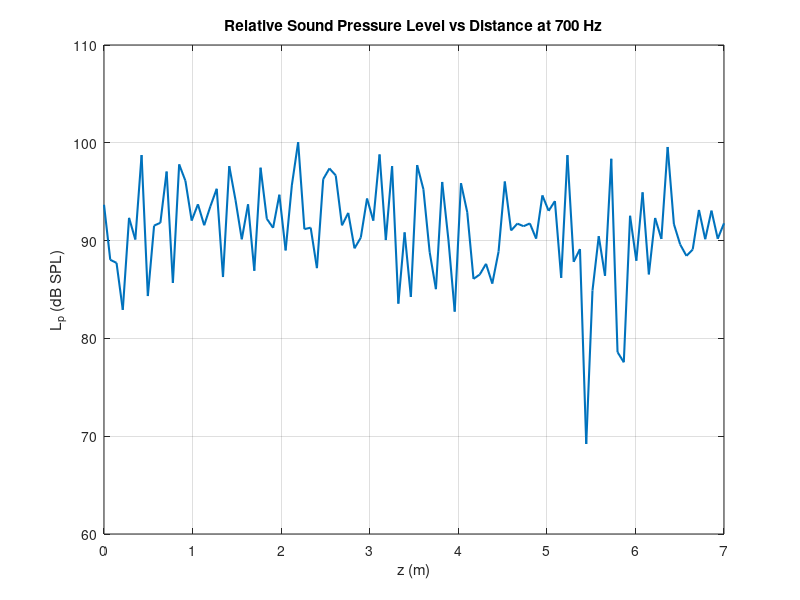
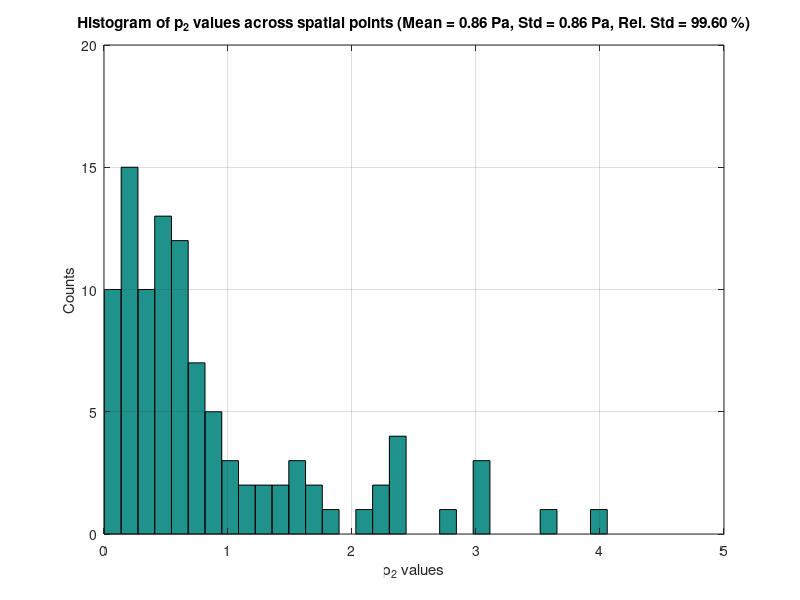
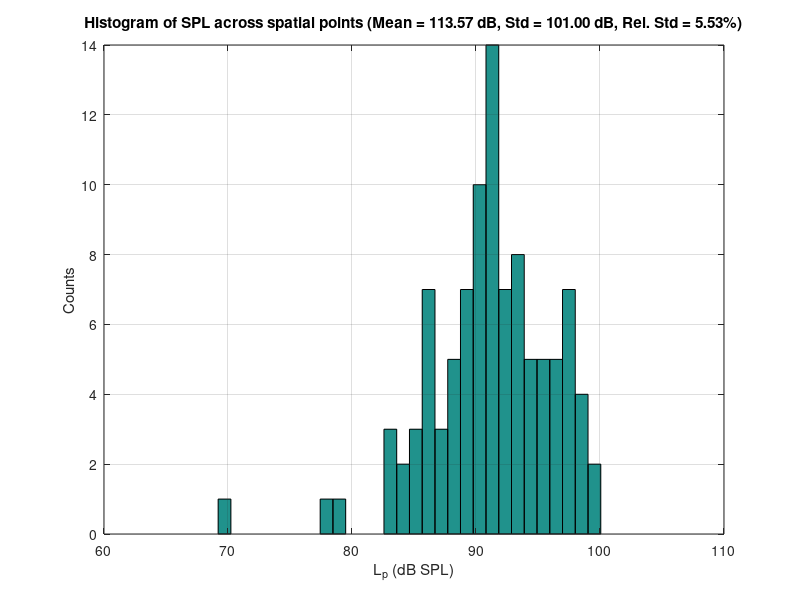

MATLAB code to generate these figures, in order:
clc;
clear;

Nwaves = 5000; % amount of plane waves for each point
Npoints = 100; % space points
Lz = 7;        % z length room (m)
c = 343;       % (m/s)
f = 700;       % (Hz)
omega = 2 * pi * f ;
k = omega / c;

z_values = linspace(0, Lz, Npoints); % space points
p2_values = zeros(size(z_values));

% calculate p_2 for each position as a sum of every random wave
for idx = 1:length(z_values)
    r = z_values(idx);
    phi_i = rand(1, Nwaves) * 2 * pi; % random phases
    theta_i = acos(2 * rand(1, Nwaves) - 1); % random angles
    sum_exp = sum(exp(-1j * (k * r * cos(theta_i) + phi_i))); 
    p2_values(idx) = (1/Nwaves) * abs(sum_exp)^2;
end

% Print array size info
fprintf('Size of p2_values array: %d x %d\n', size(p2_values,1), size(p2_values,2));

p_ref = 2 * 10^(-5);


% Plot relative sound pressure level (SPL)
figure;
plot(z_values, 10*log10(p2_values / (p_ref)^2), 'LineWidth', 1.5);
grid on;
title('Relative Sound Pressure Level vs Distance at 700 Hz');
xlabel('z (m)');
ylabel('L_p (dB SPL)');

% stats
mean_p2 = mean(p2_values);
std_p2 = std(p2_values);
rel_std_p2 = std_p2 / mean_p2 * 100; % relative std (%)

mean_p2_dB = mean(10*log10(p2_values / (p_ref)^2));
std_p2_dB = std(10*log10(p2_values / (p_ref)^2));
rel_std_p2_dB = std_p2_dB / mean_p2_dB * 100; % relative std (%)

% Histogram (p2 values)
N_bins = 30;
figure;
hist(p2_values, N_bins);
grid on;
title(['Histogram of p_2 values across spatial points ' ...
    '(Mean = ' num2str(mean_p2, '%.2f') ' Pa, Std = ' num2str(std_p2, '%.2f') ...
    ' Pa, Rel. Std = ' num2str(rel_std_p2, '%.2f') ' %)']);
xlabel('p_2 values');
ylabel('Counts');

% Optional: plot histogram in dB scale
figure;
hist(10*log10(p2_values / (p_ref)^2), N_bins);
grid on;
title(['Histogram of SPL across spatial points ' ...
    '(Mean = ' num2str(10*log10(mean_p2_dB / (p_ref)^2), '%.2f') ' dB, ' ...
    'Std = ' num2str(10*log10(std_p2_dB / (p_ref)^2), '%.2f') ' dB, ' ...
    'Rel. Std = ' num2str(rel_std_p2_dB, '%.2f') '%)']);
xlabel('L_p (dB SPL)');
ylabel('Counts');
